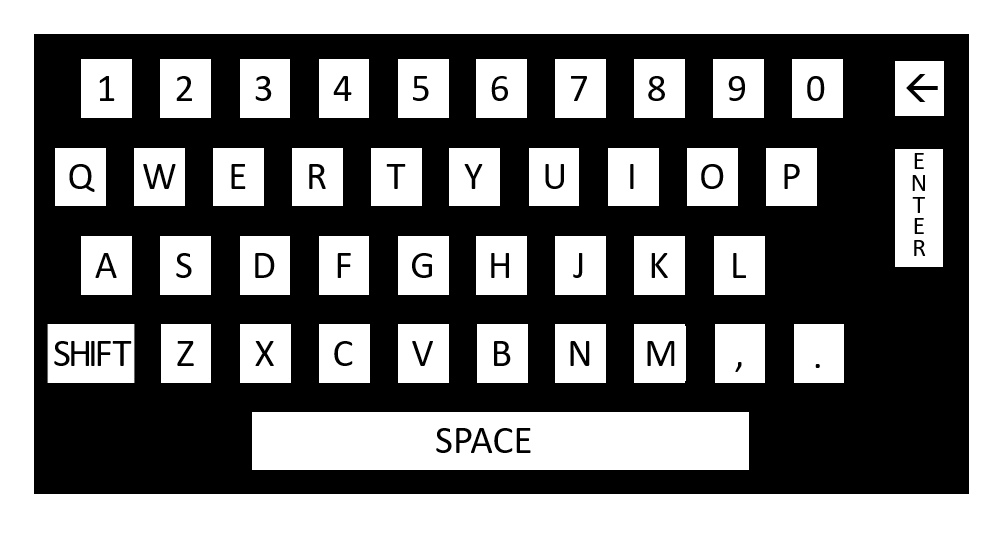
#> input picture images/keyboardShift.png, 1008 x 534 px
$ python recog_markerBased_experimental.py   (older library calls are emulated)
#> lines starting #> are read from the running program, lines starting #| are printed output that depends on the picture; after the words box and inside, x2 and y2 are one past the last pixel; in counts of white or black regions, pixels touching at a corner belong together
### prep.py
import cv2
import pickle
import numpy as np
import matplotlib.pyplot as plt
from collections import OrderedDict

keyCaps = ["1", "2", "3", "4", "5", "6", "7", "8", "9", "0", "BACKSPACE",
           "Q", "W", "E", "R", "T", "Y", "U", "I", "O", "P", "ENTER",
           "A", "S", "D", "F", "G", "H", "J", "K", "L",
           "SHIFT", "Z", "X", "C", "V", "B", "N", "M", ",", ".",
           "SPACE", "BORDER"]


img = cv2.imread('images/keyboardShift.png')
#> img is the input picture: shape (534, 1008, 3); min 0, max 255, mean 121.1
cv2.imwrite('images/preppedKeyboard.png', img)

# Convert image to grayscale
gray = cv2.cvtColor(img, cv2.COLOR_BGR2GRAY)

# Use Canny filter to detect edges
edges = cv2.Canny(gray, 15, 100, apertureSize=3)
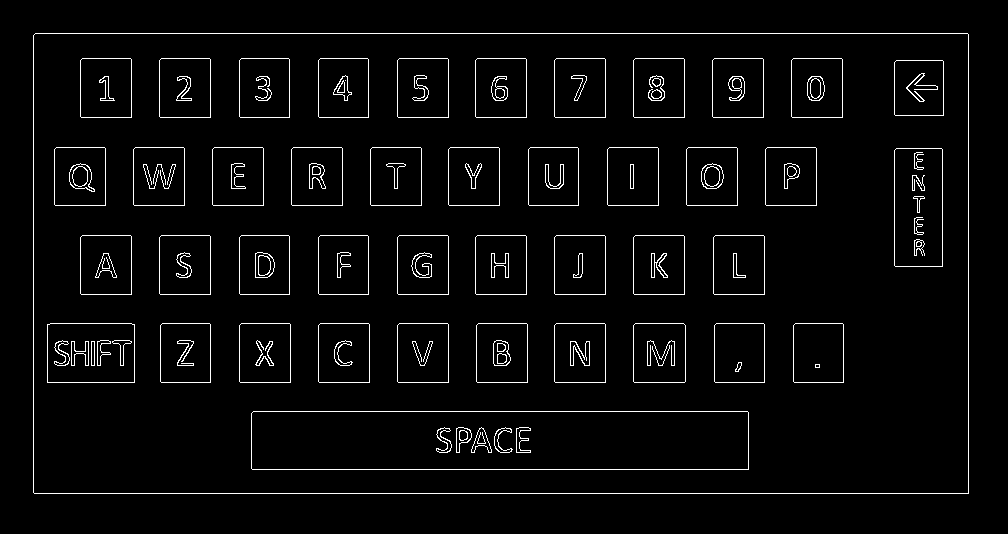
#> edges: shape (534, 1008); 3.5% white in thin lines or dots, all inside (x1, y1, x2, y2) = (33, 33, 969, 494)

# Find key (and other) contours
contours, _ = cv2.findContours(
    edges, cv2.RETR_TREE, cv2.CHAIN_APPROX_SIMPLE)
#> contours = 219 contours, 18 with area under 20; largest, box (x1, y1, x2, y2) and area: (33, 33, 969, 494) 430097, (33, 33, 969, 494) 430096, (251, 411, 749, 470) 28823, (251, 411, 749, 470) 28822, (894, 148, 943, 267) 5661

keyContours = []
borderContour = []

# Filter relevant contours
for c in contours:

    contourArea = cv2.contourArea(c)

    # Filter contours by size
    if contourArea < 1e3:
        continue

    # Detecting the border contour separately
    if contourArea > 1e5 and not contourArea > 1e7:
        x, y, w, h = cv2.boundingRect(c)
        cv2.rectangle(img, (x, y), (x+w, y+h), (0, 255, 0), 2)
        borderContour = [x, y, w, h]
        continue

    if contourArea > 1e5:
        continue

    # Draw the rectangles around the keys
    x, y, w, h = cv2.boundingRect(c)

    overlapping = False

    # Prevents overlapping rectangles for the same key
    for k in keyContours:
        if k[0] <= x and k[1] <= y and k[0] + k[2] >= x + w and k[1] + k[3] >= y + h:
            overlapping = True
            break

    if not overlapping:
        cv2.rectangle(img, (x, y), (x+w, y+h), (0, 255, 0), 2)
        keyContours.append([x, y, w, h])
#> this loop made 219 passes
#> contourArea on passes 1, 2, 3, 4, 18, 19, 22, 23, 26, 27, 30, 31: 430097, 430096.5, 28823, 28822.5, 2947, 2946.5, 2947, 2946.5, 3063, 3063, 3006, 3005.5
#> contourArea on passes 5 to 10: 152, 146.5, 148, 130, 225, 221.5
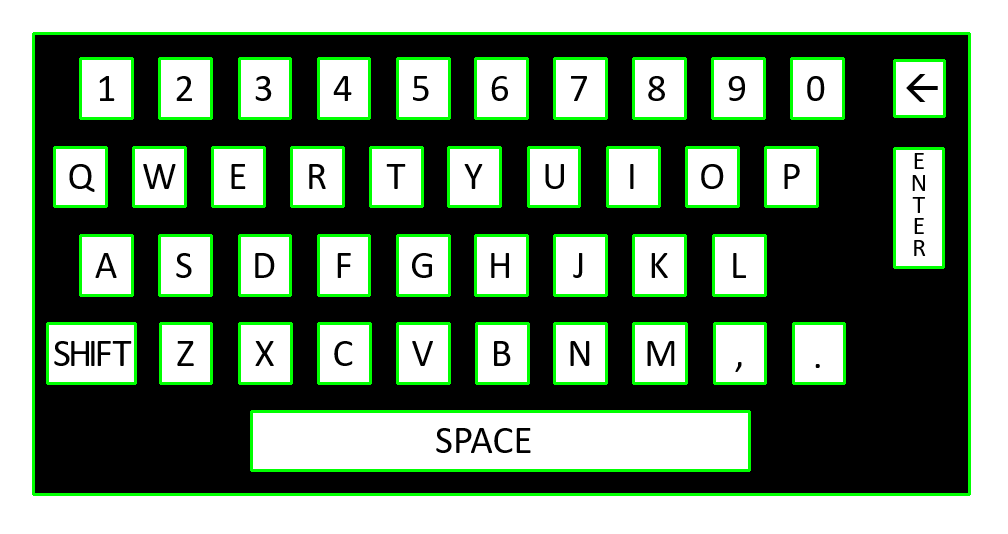
#> img: shape (534, 1008, 3); 7.34% of pixels changed, all inside (x1, y1, x2, y2) = (32, 32, 971, 496)
#> after the loop, keyContours = 42 items, first 6: [251, 411, 498, 59], [793, 323, 51, 60], [714, 323, 51, 60], [633, 323, 53, 60], [554, 323, 52, 60], [476, 323, 52, 60]

keyContours = sorted(list(set(map(tuple, keyContours))),
                        key=lambda k: [k[1], k[0]])
#> keyContours = 42 items, first 6: (80, 58, 52, 60), (159, 58, 52, 60), (239, 58, 51, 60), (318, 58, 51, 60), (397, 58, 52, 60), (475, 58, 52, 60)

# Add the keyboard contour at the end
keyContours.append(borderContour)

# set each to point to the specific key
i = 0
keyCoords = {}
for keyCap in keyCaps:
    keyCoords[keyCap] = [
        (keyContours[i][0], keyContours[i][1]),
        (keyContours[i][0] + keyContours[i][2], keyContours[i][1]),
        (keyContours[i][0] + keyContours[i][2],
            keyContours[i][1] + keyContours[i][3]),
        (keyContours[i][0], keyContours[i][1] + keyContours[i][3])
    ]
    i = i + 1
#> after the loop, i = 43; keyCoords = 43 items

print(keyContours)
#> (printed output is left out)
print(' ')
print(keyCoords)
#> (printed output is left out)

cv2.imwrite('images/highlighted_keyboard.png', img)

with open('prep', 'wb') as prep_file:
    pickle.dump(keyCoords, prep_file)

### recog_markerBased_experimental.py
# Import essential libraries
from typing import Counter
from numpy.core.defchararray import equal
from numpy.core.fromnumeric import size
import requests
import argparse
import cv2
import numpy as np
import imutils
from matplotlib import pyplot as plt
from playsound import playsound
#> (the run stopped early here; a loop or call above may not have finished)
